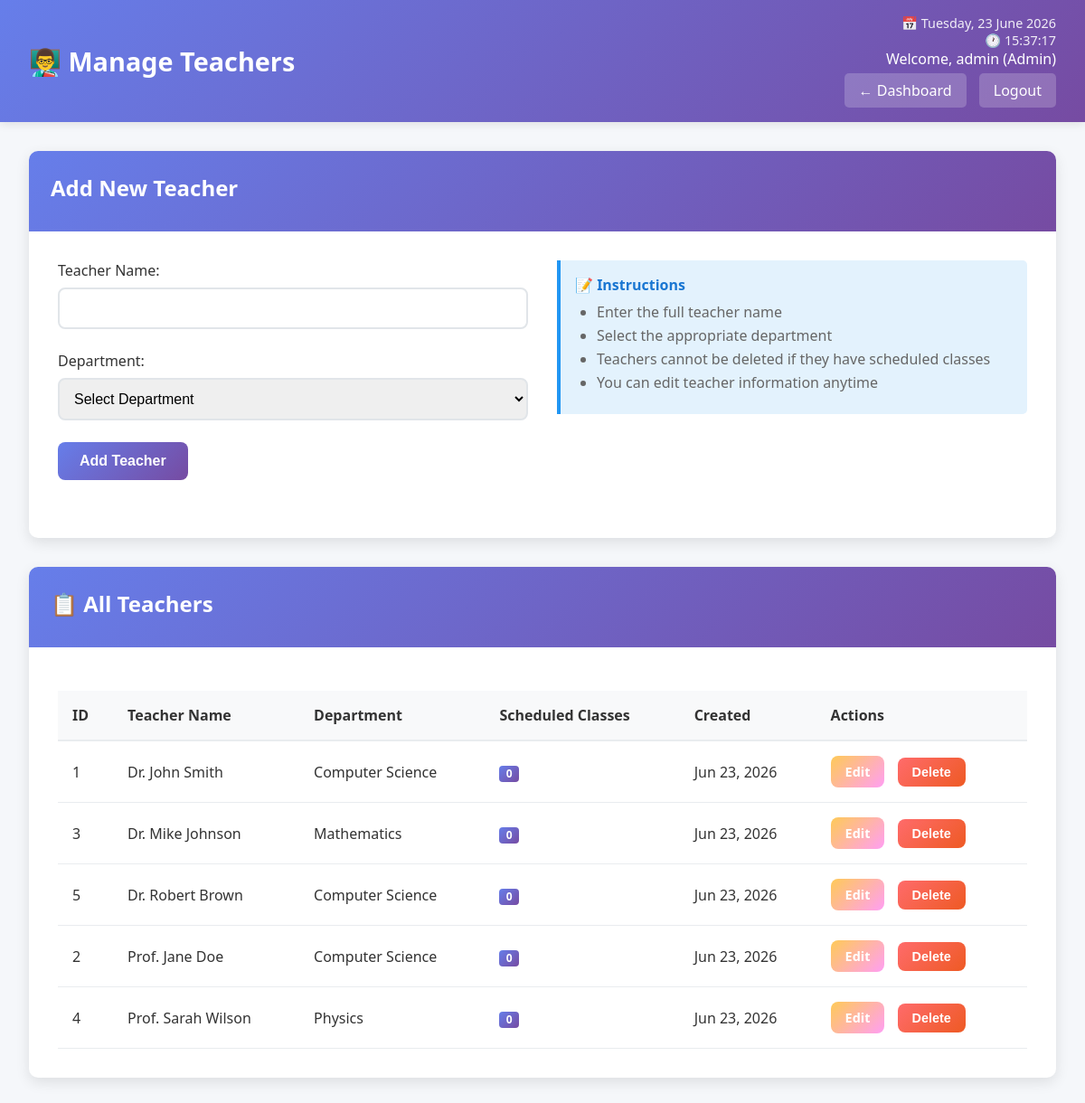
Screenshot of /admin/teachers.php (signed in) with the database file from the repository.
### tables this page shows
CREATE TABLE teachers (
    teacher_id INT AUTO_INCREMENT PRIMARY KEY,
    teacher_name VARCHAR(100) NOT NULL,
    dept VARCHAR(50) NOT NULL,
    created_at TIMESTAMP DEFAULT CURRENT_TIMESTAMP
);

### admin/teachers.php (the view, shortened to what this page needs)
<?php
include('../config/db.php');
$currentDate = date("l, d F Y");
$currentTime = date("H:i:s");
$teachers = [];
$result = $conn->query("SELECT t.*, COUNT(tt.tt_id) as timetable_count FROM teachers t LEFT JOIN timetable tt ON t.teacher_id = tt.teacher_id GROUP BY t.teacher_id ORDER BY t.teacher_name");
if ($result) {
    $teachers = $result->fetch_all(MYSQLI_ASSOC);
}
$edit_teacher = null;
?>
<!DOCTYPE html>
<html lang="en">
<head>
</head>
<body>
    <div class="header">
        <h1>👨‍🏫 Manage Teachers</h1>
        <div class="header-info">
            <div class="date-time">📅 <?php echo $currentDate; ?></div>
            <div class="date-time">🕐 <?php echo $currentTime; ?></div>
            <div>Welcome, <?php echo $_SESSION['username']; ?> (Admin)</div>
            <a href="dashboard.php" class="back-btn">← Dashboard</a>
            <a href="../logout.php" class="logout-btn">Logout</a>
        </div>
    </div>
    <div class="container">
        <div class="card">
            <div class="card-header">
                <h2><?php echo $edit_teacher ? 'Edit Teacher' : 'Add New Teacher'; ?></h2>
            </div>
            <div class="card-body">
                <div class="form-row">
                    <div>
                        <form method="POST">
                            <div class="form-group">
                                <label for="teacher_name">Teacher Name:</label>
                                <input type="text" id="teacher_name" name="teacher_name"
                                       value="<?php echo $edit_teacher ? htmlspecialchars($edit_teacher['teacher_name']) : ''; ?>" required>
                            </div>
                            <div class="form-group">
                                <label for="dept">Department:</label>
                                <select id="dept" name="dept" required>
                                    <option value="">Select Department</option>
                                </select>
                            </div>
                            <button type="submit" class="btn">
                                <?php echo $edit_teacher ? 'Update Teacher' : 'Add Teacher'; ?>
                            </button>
                        </form>
                    </div>
                    <div>
                        <div class="info-box">
                            <h4>📝 Instructions</h4>
                            <ul>
                                <li>Enter the full teacher name</li>
                                <li>Select the appropriate department</li>
                                <li>Teachers cannot be deleted if they have scheduled classes</li>
                                <li>You can edit teacher information anytime</li>
                            </ul>
                        </div>
                    </div>
                </div>
            </div>
        </div>
        <div class="card">
            <div class="card-header">
                <h2>📋 All Teachers</h2>
            </div>
            <div class="card-body">
                <?php if (empty($teachers)): ?>
                    <div class="alert alert-info">
                        No teachers found. Add your first teacher using the form above.
                    </div>
                <?php else: ?>
                    <table class="table">
                        <thead>
                            <tr>
                                <th>ID</th>
                                <th>Teacher Name</th>
                                <th>Department</th>
                                <th>Scheduled Classes</th>
                                <th>Created</th>
                                <th>Actions</th>
                            </tr>
                        </thead>
                        <tbody>
                            <?php foreach ($teachers as $teacher): ?>
                                <tr>
                                    <td><?php echo $teacher['teacher_id']; ?></td>
                                    <td><?php echo htmlspecialchars($teacher['teacher_name']); ?></td>
                                    <td><?php echo htmlspecialchars($teacher['dept']); ?></td>
                                    <td>
                                        <span class="badge"><?php echo $teacher['timetable_count']; ?></span>
                                    </td>
                                    <td><?php echo date('M d, Y', strtotime($teacher['created_at'])); ?></td>
                                    <td>
                                        <a href="teachers.php?edit=<?php echo $teacher['teacher_id']; ?>" class="btn btn-warning btn-sm">Edit</a>
                                        <?php if ($teacher['timetable_count'] == 0): ?>
                                            <form method="POST" style="display: inline;" onsubmit="return confirm('Are you sure you want to delete this teacher?');">
                                                <button type="submit" class="btn btn-danger btn-sm">Delete</button>
                                            </form>
                                        <?php else: ?>
                                            <button class="btn btn-danger btn-sm" disabled title="Cannot delete - has scheduled classes">Delete</button>
                                        <?php endif; ?>
                                    </td>
                                </tr>
                            <?php endforeach; ?>
                        </tbody>
                    </table>
                <?php endif; ?>
            </div>
        </div>
    </div>
</body>
</html>

### admin/teachers.php (style rules this page uses)
* { margin: 0; padding: 0; box-sizing: border-box; }
body { font-family: 'Segoe UI', Tahoma, Geneva, Verdana, sans-serif; background: #f5f7fa; color: #333; }
.header { background: linear-gradient(135deg, #667eea 0%, #764ba2 100%); color: white; padding: 1rem 2rem; display: flex; justify-content: space-between; align-items: center; box-shadow: 0 2px 10px rgba(0,0,0,0.1); }
.header h1 { font-size: 1.8rem; }
.header-info { text-align: right; }
.date-time { font-size: 0.9rem; opacity: 0.9; }
.logout-btn, .back-btn { background: rgba(255,255,255,0.2); color: white; padding: 8px 16px; border: none; border-radius: 5px; cursor: pointer; text-decoration: none; margin-top: 5px; display: inline-block; transition: background 0.3s ease; margin-left: 10px; }
.container { max-width: 1200px; margin: 2rem auto; padding: 0 2rem; }
.card { background: white; border-radius: 10px; box-shadow: 0 5px 15px rgba(0,0,0,0.1); margin-bottom: 2rem; overflow: hidden; }
.card-header { background: linear-gradient(135deg, #667eea 0%, #764ba2 100%); color: white; padding: 1.5rem; }
.card-header h2 { font-size: 1.5rem; margin-bottom: 0.5rem; }
.card-body { padding: 2rem; }
.form-row { display: grid; grid-template-columns: 1fr 1fr; gap: 2rem; margin-bottom: 2rem; }
.form-group { margin-bottom: 1.5rem; }
.form-group label { display: block; margin-bottom: 0.5rem; color: #333; font-weight: 500; }
.form-group input, .form-group select { width: 100%; padding: 12px; border: 2px solid #e1e5e9; border-radius: 8px; font-size: 1rem; transition: border-color 0.3s ease; }
.btn { background: linear-gradient(135deg, #667eea 0%, #764ba2 100%); color: white; padding: 12px 24px; border: none; border-radius: 8px; cursor: pointer; font-size: 1rem; font-weight: 600; transition: transform 0.2s ease; text-decoration: none; display: inline-block; margin-right: 10px; }
.btn-danger { background: linear-gradient(135deg, #ff6b6b 0%, #ee5a24 100%); }
.btn-warning { background: linear-gradient(135deg, #feca57 0%, #ff9ff3 100%); }
.btn-sm { padding: 8px 16px; font-size: 0.9rem; }
.table { width: 100%; border-collapse: collapse; margin-top: 1rem; }
.table th { background: #f8f9fa; color: #333; padding: 1rem; text-align: left; font-weight: 600; border-bottom: 2px solid #e9ecef; }
.table td { padding: 1rem; border-bottom: 1px solid #e9ecef; }
.badge { display: inline-block; padding: 0.25em 0.6em; font-size: 0.75em; font-weight: 700; line-height: 1; text-align: center; white-space: nowrap; vertical-align: baseline; border-radius: 0.25rem; background: linear-gradient(135deg, #667eea 0%, #764ba2 100%); color: white; }
.info-box { background: #e3f2fd; border-left: 4px solid #2196f3; padding: 1rem; border-radius: 0 5px 5px 0; }
.info-box h4 { color: #1976d2; margin-bottom: 0.5rem; }
.info-box ul { margin: 0.5rem 0; padding-left: 1.5rem; }
.info-box li { margin: 0.25rem 0; color: #666; }

### rows the page displays
teachers: teacher_id "1", teacher_name "Dr. John Smith", dept "Computer Science", timetable_count "0", created_at "Jun 23, 2026"
teachers: teacher_id "3", teacher_name "Dr. Mike Johnson", dept "Mathematics", timetable_count "0", created_at "Jun 23, 2026"
teachers: teacher_id "5", teacher_name "Dr. Robert Brown", dept "Computer Science", timetable_count "0", created_at "Jun 23, 2026"
teachers: teacher_id "2", teacher_name "Prof. Jane Doe", dept "Computer Science", timetable_count "0", created_at "Jun 23, 2026"
teachers: teacher_id "4", teacher_name "Prof. Sarah Wilson", dept "Physics", timetable_count "0", created_at "Jun 23, 2026"

### other values shown
$_SESSION['username'] "admin"
